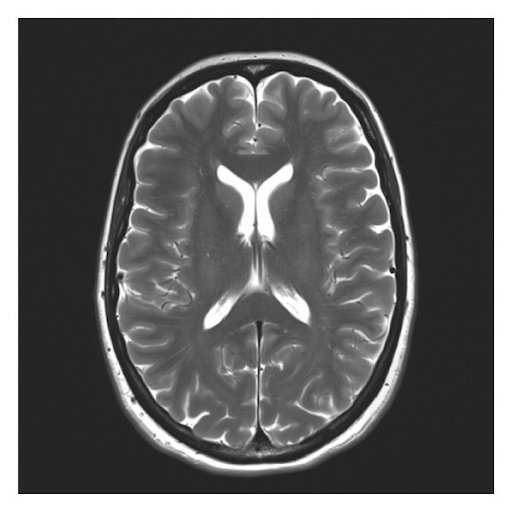
%> input picture Signal Processing/Assesments/CourseWork/Answers/Question 2 & 3/Brain_BW512x512.png, 512 x 512 px
$ octave Q2VaryKernalCentre.m   (GNU Octave 9; MATLAB toolbox functions it lacks are replaced by stand-ins)
%> lines starting %> are read from the running program, lines starting %| are printed output that depends on the picture
% function Vary_Kernal_Size()

original_image = double(imread('Brain_BW512x512.png'));
%> original_image: size 512x512 double; min 0, max 255, mean 98.3; mean of the top-left, top-right, bottom-left and bottom-right quarters 93.8, 97.3, 101, 101.3

kernels = [-24,0,24,25,50];
num_kernels = length(kernels);

figure('Name', 'Effect of Different Kernel Centre Values');

for i = 1:num_kernels
  kernel = ones(5,5)*-1;
  midpont = 3;
  centre_val = kernels(i);
  kernel(midpont,midpont) = centre_val;

  filtered_image = conv2(original_image, kernel, 'same'); % stops it adding extra elements

  filtered_image = uint8(mat2gray(filtered_image) * 255); % to match original_image

  % Plot the filtered image
  subplot(1, num_kernels, i);
  imshow(filtered_image);
  title(sprintf('Centre Value: %d', centre_val), 'FontSize', 10);
  axis image off;
end
%> this loop made 5 passes
%> pass 1, `filtered_image = conv2(original_image, kernel, 'same');`:
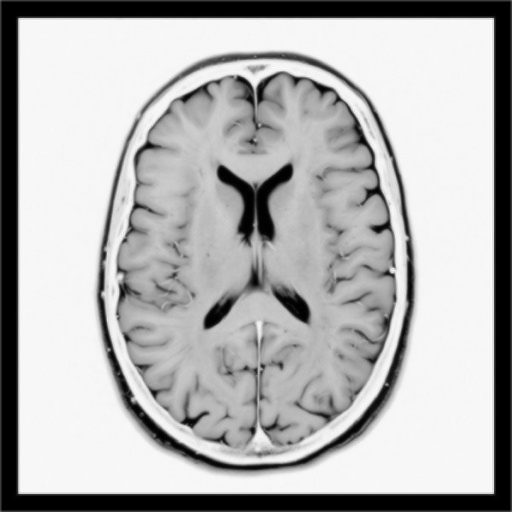
%> filtered_image: size 512x512 double; min -12240, max -1452, mean -4689.3; drawn with min black and max white
%> pass 2, `filtered_image = conv2(original_image, kernel, 'same');`:
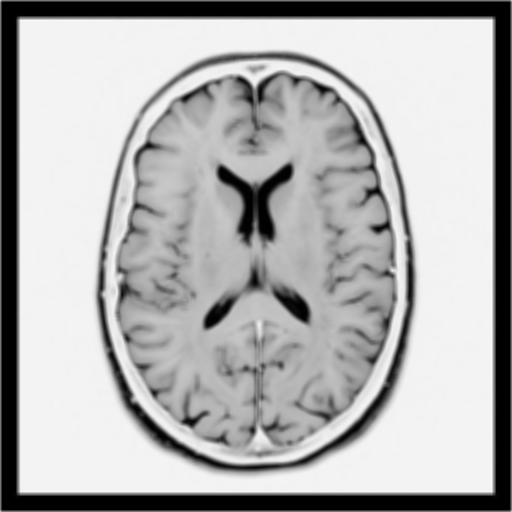
%> filtered_image: size 512x512 double; min -6120, max -639, mean -2329.7; drawn with min black and max white
%> after the loop, kernel = [-1 -1 -1 -1 -1; -1 -1 -1 -1 -1; -1 -1 50 -1 -1; -1 -1 -1 -1 -1; -1 -1 -1 -1 -1]
%> after the loop:
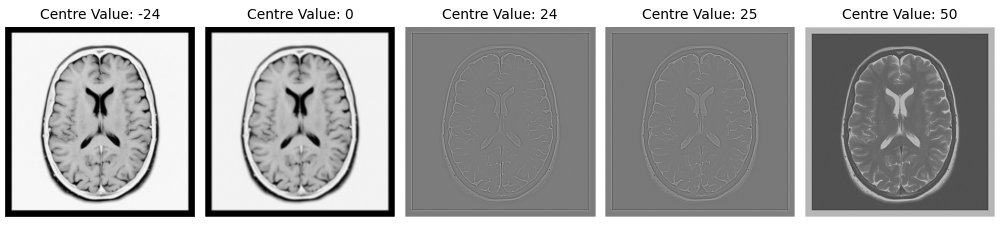
%> figure redrawn from the program's plot data, 5 panels
% end
